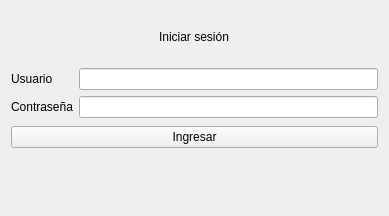
<?xml version="1.0" encoding="UTF-8"?>
<ui version="4.0">
 <class>Form</class>
 <widget class="QWidget" name="Form">
  <property name="geometry">
   <rect>
    <x>0</x>
    <y>0</y>
    <width>389</width>
    <height>216</height>
   </rect>
  </property>
  <property name="windowTitle">
   <string>Form</string>
  </property>
  <layout class="QVBoxLayout" name="verticalLayout">
   <item alignment="Qt::AlignmentFlag::AlignHCenter">
    <widget class="QLabel" name="lblTitulo">
     <property name="text">
      <string>Iniciar sesión</string>
     </property>
    </widget>
   </item>
   <item>
    <layout class="QFormLayout" name="formLayout">
     <item row="0" column="0">
      <widget class="QLabel" name="label_2">
       <property name="text">
        <string>Usuario</string>
       </property>
      </widget>
     </item>
     <item row="0" column="1">
      <widget class="QLineEdit" name="lineEditUsuario"/>
     </item>
     <item row="1" column="0">
      <widget class="QLabel" name="label_3">
       <property name="text">
        <string>Contraseña</string>
       </property>
      </widget>
     </item>
     <item row="1" column="1">
      <widget class="QLineEdit" name="lineEditPassword">
       <property name="echoMode">
        <enum>QLineEdit::EchoMode::Password</enum>
       </property>
      </widget>
     </item>
    </layout>
   </item>
   <item>
    <widget class="QPushButton" name="btnIngresar">
     <property name="text">
      <string>Ingresar</string>
     </property>
    </widget>
   </item>
   <item>
    <widget class="QLabel" name="lblError">
     <property name="text">
      <string/>
     </property>
    </widget>
   </item>
  </layout>
 </widget>
 <resources/>
 <connections/>
</ui>
